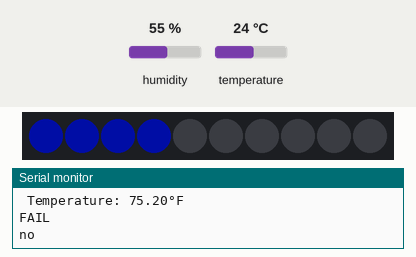
Recording of a sketch running on a simulated Arduino Uno, built with avr-gcc and run on an emulated ATmega328P. On the bench: 10 RGB LEDs in strip order, left to right, the last lines printed to the serial monitor. Inputs (shaded band) come from the test bench; at power-on: temperature 24 °C, humidity 55 %. Dim RGB values are drawn brighter than linear.

Above: at 4.8 s.
4.9 s: temperature set to 28 °C
At 6.8 s:
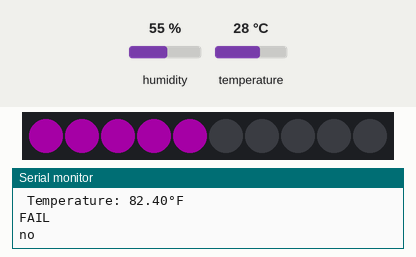
7.9 s: temperature set to 19 °C
At 9.2 s:
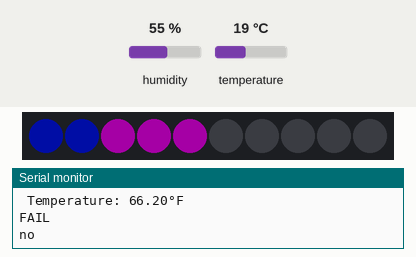
10.9 s: temperature set to 41 °C
At 12.9 s:
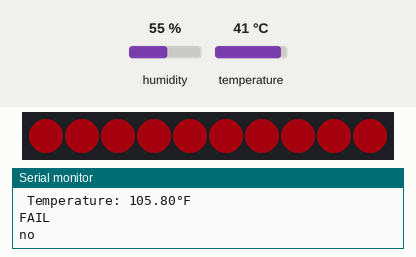
13.9 s: temperature set to 33 °C
At 15.3 s:
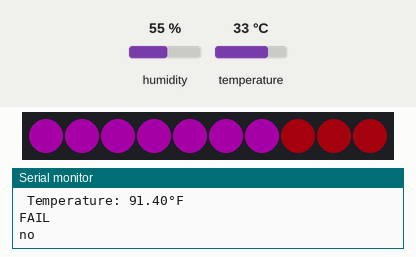
16.9 s: temperature set to 19 °C
At 19.0 s:
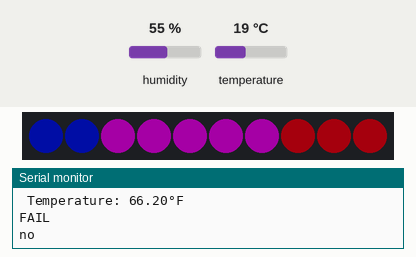
Timing chart, 0 to 20.5 s (numbered marks = the images above; inputs shaded):
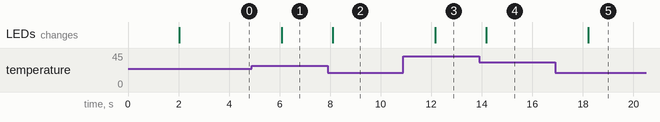

Measured:
- after the input at 4.9 s, the LEDs: change after 1.2 s (image 1)
- after the input at 7.9 s, the LEDs: change after 0.20 s (image 2)
- after the input at 10.9 s, the LEDs: change after 1.2 s (image 3)
- after the input at 13.9 s, the LEDs: change after 0.27 s (image 4)
- after the input at 16.9 s, the LEDs: change after 1.3 s (image 5)

The sketch:

leds_dht.ino
```cpp
#include "DHT.h"
#define DHTPIN 2
#define DHTTYPE DHT11
DHT dht(DHTPIN, DHTTYPE);

#include <Adafruit_NeoPixel.h>
#define LED_PIN 6
#define LED_COUNT 10

Adafruit_NeoPixel strip(LED_COUNT, LED_PIN, NEO_GRB + NEO_KHZ800);

#define DEBUG 1

void setup() {

  Serial.begin(9600);

  dht.begin();

  strip.begin();
  strip.show();
  strip.setBrightness(100);
}

void loop() {

delay(2000);
float f = dht.readTemperature(true);

  Serial.print(" Temperature: ");
  Serial.print(f);
  Serial.println("°F");

#ifdef DEBUG
Serial.println("FAIL");
#endif

if (f>=60) strip.setPixelColor(0, strip.Color(0, 10, 100));
if (f>=65) strip.setPixelColor(1, strip.Color(0, 10, 100));
if (f>=70) strip.setPixelColor(2, strip.Color(0, 10, 100));
if (f>=75) strip.setPixelColor(3, strip.Color(0, 10, 100));
if (f>=80) {strip.setPixelColor(4, strip.Color(100, 0, 100));
for(int i=0; i<4; i++){strip.setPixelColor(i, strip.Color(100, 0, 100));}}
if (f>=85) strip.setPixelColor(5, strip.Color(100, 0, 100));
if (f>=90) strip.setPixelColor(6, strip.Color(100, 0, 100));
if (f>=95) strip.setPixelColor(7, strip.Color(100, 0, 100));
if (f>=100) {strip.setPixelColor(8, strip.Color(100, 0, 10));
for(int i=0; i<8; i++){strip.setPixelColor(i, strip.Color(100, 0, 10));}}
if (f>=105) strip.setPixelColor(9, strip.Color(100, 0, 10));

strip.show();

#ifdef DEBUG
Serial.println("no");
#endif
}
```
